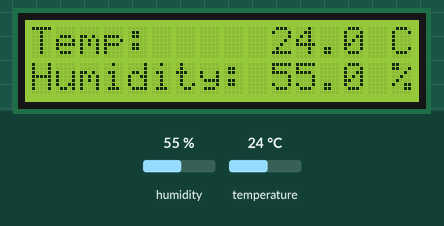
Recording of a program running on a simulated Raspberry Pi (BCM pin numbers). On the bench: 16×2 character LCD. The inputs (shaded band) are chosen by the test bench; at power-on: temperature 24 °C, humidity 55 %. What the program prints to the terminal is not drawn.

Above: at 1.2 s.
1.3 s: temperature set to 3 °C
At 4.1 s:
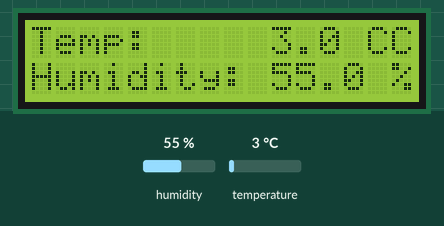
4.6 s: humidity set to 22 %
At 5.9 s:
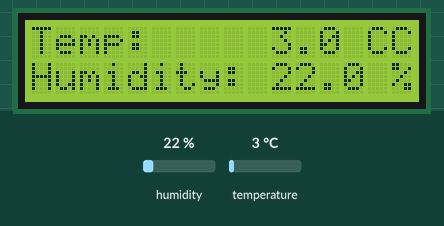
7.9 s: humidity set to 40 %
At 11.3 s:
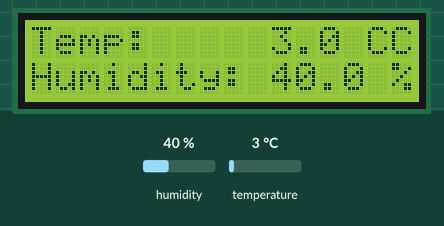
11.7 s: temperature set to 12 °C
At 13.7 s:
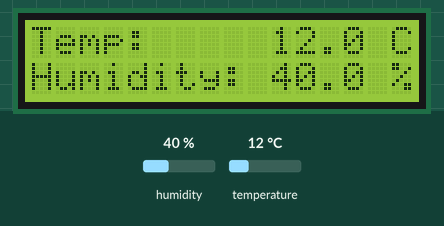
Timing chart, 0 to 15.2 s (numbered marks = the images above; inputs shaded):
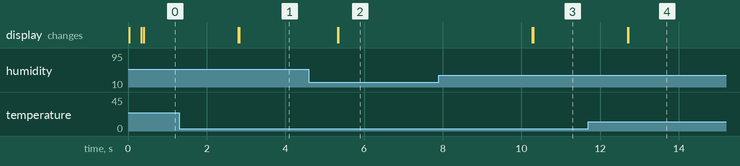

Measured:
- after the input at 1.3 s, the display: first changes after 1.5 s (image 1 shows a later state)
- after the input at 4.6 s, the display: first changes after 0.73 s (image 2 shows a later state)
- after the input at 7.9 s, the display: first changes after 2.4 s (image 3 shows a later state)
- after the input at 11.7 s, the display: first changes after 1.0 s (image 4 shows a later state)

The program:

lcd_displaytemperature.py
```python
# import
import time
import board
import adafruit_dht
import smbus

# LCD(I2C)の設定
# 事前確認でアドレスが27ではない場合はここを修正
LCD_ADDR = 0x27
LCD_WIDTH = 16
LCD_BACKLIGHT = 0x08

# HD44780コマンド準備
LCD_CLEAR_DISPLAY = 0x01
LCD_RETURN_HOME = 0x02
LCD_ENTRY_MODE = 0x06
LCD_DISPLAY_ON = 0x0C
LCD_DISPLAY_OFF = 0x08
LCD_CURSOR_ON = 0x0E
LCD_BLINK_ON = 0x0F
LCD_SET_DDRAM = 0x80

# PCF8574に接続されたLCDピン準備
RS = 0x01
RW = 0x02
EN = 0x04

dht = adafruit_dht.DHT22(board.D4)

# LCD初期化処理
def lcd_init(bus):
    # 初期化シーケンス設定
    # 4ビットモードに設定
    lcd_send(bus, 0x33, 0)
    time.sleep(0.005)
    # 4ビットモードに設定
    lcd_send(bus, 0x32, 0)
    time.sleep(0.005)

    # コマンド設定
    # 2行表示 5x8ドット
    lcd_send(bus, 0x28, 0)
    time.sleep(0.00015)
    # ディスプレイオフ
    lcd_send(bus, LCD_DISPLAY_OFF, 0)
    time.sleep(0.00015)
    # ディスプレイクリア
    lcd_send(bus, LCD_CLEAR_DISPLAY, 0)
    time.sleep(0.002)
    # エントリモード設定
    lcd_send(bus, LCD_ENTRY_MODE, 0)
    time.sleep(0.00015)
    # ディスプレイオン
    lcd_send(bus, LCD_DISPLAY_ON, 0)
    time.sleep(0.00015)

# LCDデータ送信処理
def lcd_send(bus, data, mode):
    # 上位4ビット
    high = mode | (data & 0xF0) | LCD_BACKLIGHT
    # 下位4ビット
    low = mode | ((data << 4) & 0xF0) | LCD_BACKLIGHT

    # データ送信
    bus.write_byte(LCD_ADDR, high)
    lcd_toggle_enable(bus, high)
    bus.write_byte(LCD_ADDR, low)
    lcd_toggle_enable(bus, low)

# トグル処理
def lcd_toggle_enable(bus, value):
    # Enable ON
    bus.write_byte(LCD_ADDR, value | EN)
    time.sleep(0.0005)
    # Enable OFF
    bus.write_byte(LCD_ADDR, value & ~EN)
    time.sleep(0.0005)

# カーソル位置設定処理
def lcd_set_cursor(bus, col, row):
    addr = LCD_SET_DDRAM | (col + 0x40 * row)
    lcd_send(bus, addr, 0)

# 文字列出力処理
def lcd_print(bus, text):
    for char in text:
        lcd_send(bus, ord(char), 1)

# センサー値取得処理(単発Ver.)
def dht_read():
    try:
        # センサー値取得
        temperature = dht.temperature
        humidity = dht.humidity

        # センサー値がブランクの場合はセンサー側のエラーのため不正としてリターン
        if temperature is None:
            return False, 'receive None'

        # センサーから正常に
        return dht.temperature, dht.humidity

    except RuntimeError as error:
        # RuntimeErrorの場合は不正としてリターン
        return False, error.args[0]

    except Exception as error:
        # その他の例外の場合はセンサーをクローズ
        dht.exit()
        raise error

# リトライ上限定義
retryMAX = 100

# センサー値取得処理(単発でエラーの場合は再実行してエラーをなくすVer.)
def dht_read_retry():
    result = None
    retryCount = 0

    # リトライ上限内でループ
    while retryCount < retryMAX:
        retryCount += 1

        # センサー値取得処理(単発Ver.)
        result = dht_read()

        # 戻り値が不正でない場合は終了する
        if result[0] != False:
            return result

        # 戻り値が不正の場合は待機後リトライする
        time.sleep(3)

    return result

# メイン処理
def main():
    bus = smbus.SMBus(1)
    lcd_init(bus)

    # 無限ループ
    while True:
        try:
            # センサー値取得処理(単発でエラーの場合は再実行してエラーをなくすVer.)
            result = dht_read_retry()

            # 戻り値より温度と湿度取得
            temperature = result[0]
            humidity = result[1]

            # テスト的に出力
            print("Temp: {:.1f} C    Humidity: {} % ".format(
                temperature, humidity
            ))

            # LCDへの出力用文字列作成
            text_line1 = "Temp:     {:.1f} C".format(temperature)
            text_line2 = "Humidity: {} %".format(humidity)

            # LCDへ出力
            lcd_set_cursor(bus, 0, 0)
            lcd_print(bus, text_line1)
            lcd_set_cursor(bus, 0, 1)
            lcd_print(bus, text_line2)

        except RuntimeError as error:
            # RuntimeErrorの場合は無限ループへ戻る
            print(error.args[0])

            time.sleep(2)

            continue

        except Exception as error:
            # その他の例外の場合はセンサーをクローズして終了
            dht.exit()

            raise error

        time.sleep(1)

# メイン処理
main()
```
